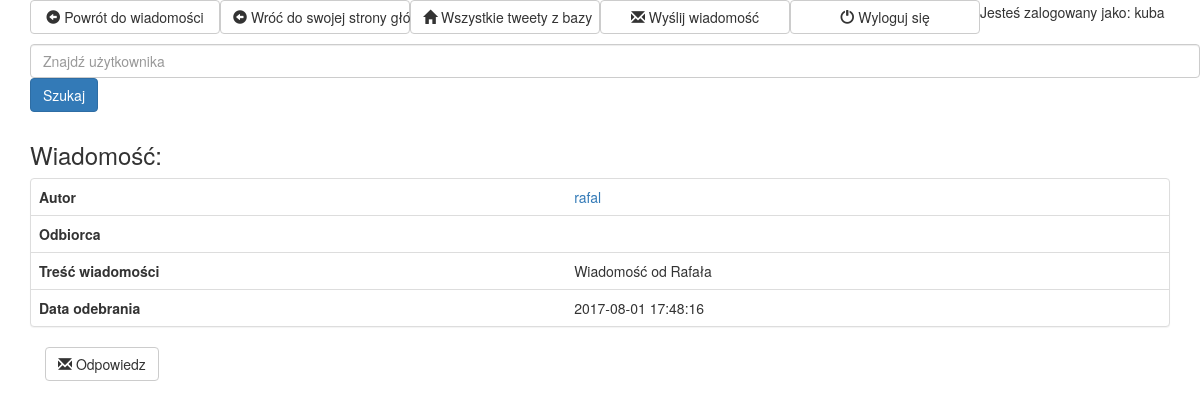
/messages/message.php?id=2 (signed in), run on the app's committed database.
### tables this page shows
CREATE TABLE `Messages` (
  `id` int(11) NOT NULL AUTO_INCREMENT,
  `sender_id` int(11) NOT NULL,
  `receiver_id` int(11) NOT NULL,
  `text` text NOT NULL,
  `date` datetime DEFAULT CURRENT_TIMESTAMP,
  `is_read` tinyint(4) DEFAULT '0',
  `sender_username` varchar(255) NOT NULL,
  `receiver_username` varchar(255) NOT NULL,
  PRIMARY KEY (`id`),
  KEY `sender_id` (`sender_id`),
  KEY `receiver_id` (`receiver_id`),
  CONSTRAINT `Messages_ibfk_1` FOREIGN KEY (`sender_id`) REFERENCES `Users` (`id`),
  CONSTRAINT `Messages_ibfk_2` FOREIGN KEY (`receiver_id`) REFERENCES `Users` (`id`)
);

### src/Message.php (called while the page is built, shortened)
<?php
class Message {
    private $senderId;
    private $text;
    private $creationDate;
    private $senderUsername;
    public function __construct() {
        $this->senderId = -1;
        $this->text = '';
        $this->creationDate = date("d-m-Y H:i:s");
        $this->senderUsername = '';
    }
    public function getSenderId() {
        return $this->senderId;
    }
    public function getText() {
        return $this->text;
    }
    public function getCreationTime() {
        return $this->creationDate;
    }
    public function getSenderUsername() {
        return $this->senderUsername;
    }
    static public function loadMessageById(PDO $conn, $id) {
        $stmt = $conn->prepare('SELECT * FROM Messages WHERE id=:id');
        $result = $stmt->execute(['id' => $id]);
        if ($result === true && $stmt->rowCount() > 0) {
            $row = $stmt->fetch(PDO::FETCH_ASSOC);
            $loadedMessage = new Message();
            $loadedMessage->id = $row['id'];
            $loadedMessage->senderId = $row['sender_id'];
            $loadedMessage->receiverId = $row['receiver_id'];
            $loadedMessage->text = $row['text'];
            $loadedMessage->creationDate = $row['date'];
            $loadedMessage->isRead = $row['is_read'];
            $loadedMessage->senderUsername = $row['sender_username'];
            $loadedMessage->receiverUsername = $row['receiver_username'];
            return $loadedMessage;
        }
        return null;
    }
}

### messages/message.php (the view, shortened to what this page needs)
<?php
include '../config.php';
include '../src/Message.php';
if ($_SERVER['REQUEST_METHOD'] === 'GET') {
    if (isset($_GET['id'])) {
        $messageId = $_GET['id'];
        $message = Message::loadMessageById($conn, $messageId);
        if ($message->getSenderId() == $_SESSION['id'] || $message->getReceiverId() == $_SESSION['id']) {
            $message->saveToDB($conn);
        } else {
            header("Location: messages.php");
        }
    }
}
?>
<!doctype html>
<html lang="en">
    <head>
        <link rel="stylesheet" media="screen" href="https://maxcdn.bootstrapcdn.com/bootstrap/3.3.6/css/bootstrap.min.css">
    </head>
    <body>
        <div class="float-left">
            <div class="container">
                <div class="btn-group btn-group-justified" role="group" aria-label="...">
                    <div class="btn-group" role="group">
                        <a href="messages.php"><button type="button" class="btn btn-default"><div class="glyphicon glyphicon-circle-arrow-left"></div> Powrót do wiadomości</button></a>
                    </div>
                    <div class="btn-group" role="group">
                        <a href="../profiles/user_profile.php"><button type="button" class="btn btn-default"><div class="glyphicon glyphicon-circle-arrow-left"></div> Wróć do swojej strony głównej</button></a>
                    </div>
                    <div class="btn-group" role="group">
                        <a href="../all_tweets.php"><button type="button" class="btn btn-default"><div class="glyphicon glyphicon-home"></div> Wszystkie tweety z bazy</button></a>
                    </div>
                    <div class="btn-group" role="group">
                        <a href="send_message.php"><button type="button" class="btn btn-default"><div class="glyphicon glyphicon-envelope"></div> Wyślij wiadomość</button></a>
                    </div>
                    <div class="btn-group" role="group">
                        <a href="../login.php?logout"><button type="button" class="btn btn-default"><div class="glyphicon glyphicon-off"></div> Wyloguj się</button></a>
                    </div>
                    <div class="btn-group" role="group">
                        <p>Jesteś zalogowany jako: <?php echo $_SESSION['username']; ?></p>
                    </div>
                </div>
            </div>
        </div>
        <div class="container">
            <div class="btn-group" role="group">
                <p><?php include '../search_form.php'; ?></p>
            </div>
        </div>
        <div class="container">
            <h3>
                Wiadomość:
            </h3>
        </div>
        <div class="container">
            <div class="panel panel-default">
                <table class = "table">
                    <?php
                    if ($message !== null) {
                        echo '<tr><th>Autor</th><td><a href="../profiles/user_profile.php?id=' . $message->getSenderId() . '">' . $message->getSenderUsername() . '</a></td></tr>';
                        echo '<tr><th>Odbiorca</th><td><a href="../profiles/user_profile.php?id=' . $message->getReceiverId() . '">' . $message->getReceiverUsername() . '</a></td></tr>';
                        echo '<tr><th>Treść wiadomości</th><td>' . $message->getText() . '</td></tr>';
                        echo '<tr><th>Data odebrania</th><td>' . $message->getCreationTime() . '</td></tr>';
                    } else {
                        echo "Brak takiej wiadomości.<br>";
                    }
                    ?>
                </table>
            </div>
            <div class="container">
                <a href="../messages/send_message.php?id=<?php echo $message->getSenderId(); ?>"><button type="button" class="btn btn-default"><div class="glyphicon glyphicon-envelope"></div> Odpowiedz</button></a>
            </div>
        </div>
    </body>
</html>

### data on the page
messages: sender_username "rafal", text "Wiadomość od Rafała", date "2017-08-01 17:48:16"

### other printed values
$_SESSION['username'] "kuba"
